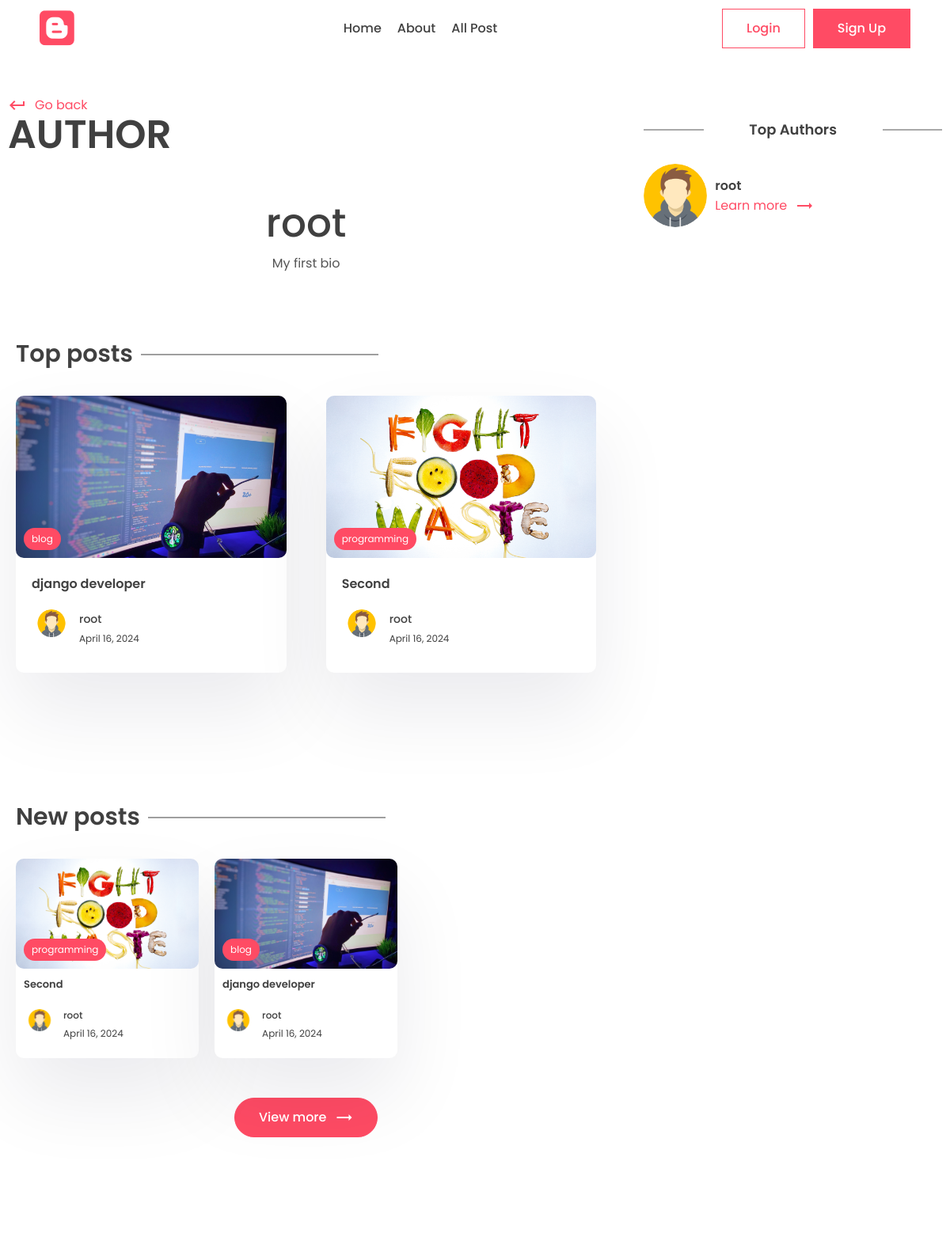
The app's page /Author/root/ (upper part), older data.
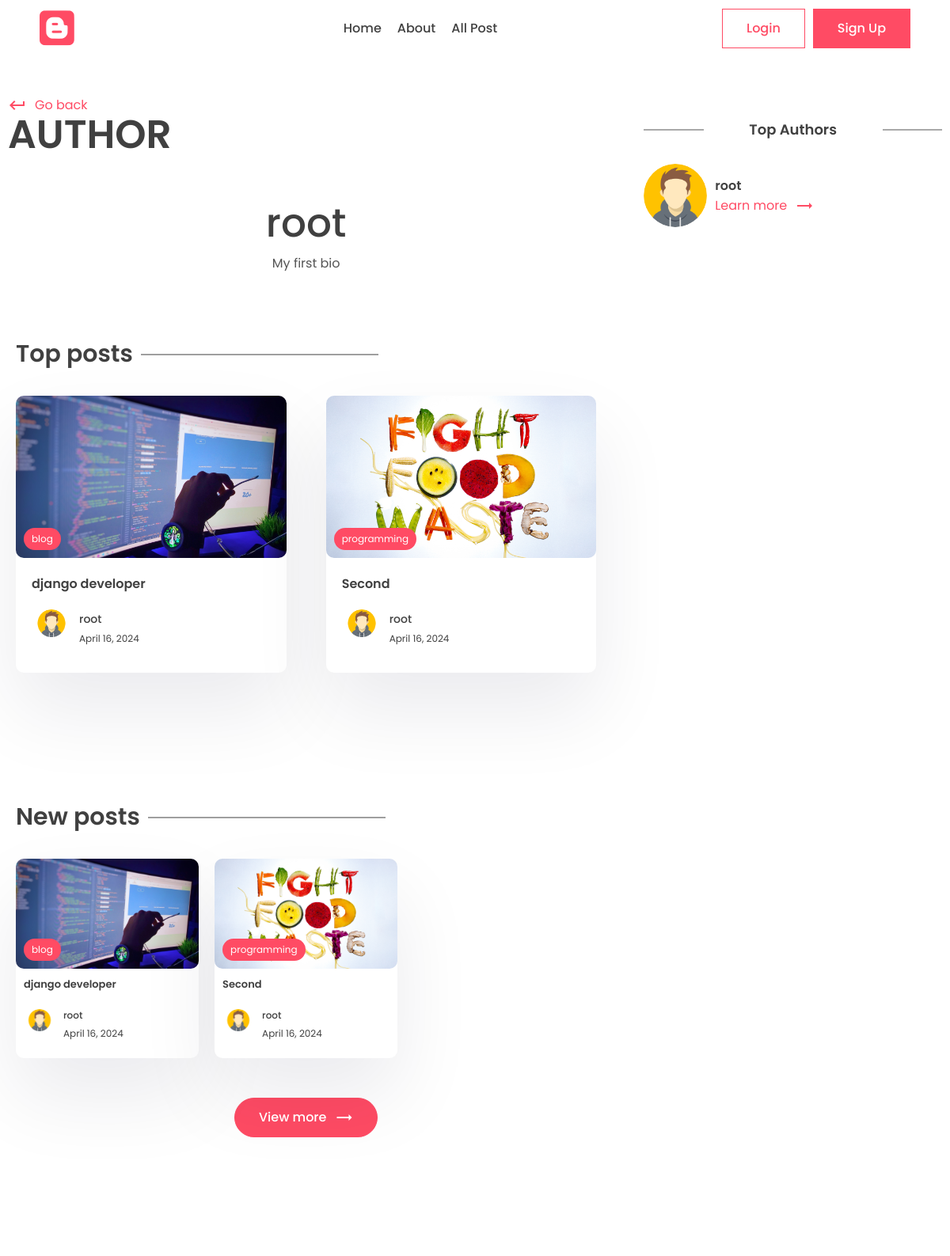
The same page, newer data.
### home/models.py (models this page shows, shortened)
class Profile(models.Model):
    user = models.OneToOneField(User, on_delete=models.CASCADE)
    image = models.ImageField(upload_to='images/', null=True, blank=True)
    slug = models.SlugField(max_length=200, unique=True)
    bio = models.CharField(max_length=200)

class Post(models.Model):
    title = models.CharField(max_length=100)
    content = models.TextField()
    image = models.ImageField(upload_to='images/')
    slug = models.SlugField(max_length=100)
    tag = models.ManyToManyField('Tag', blank=True, related_name='post')
    created_at = models.DateTimeField(auto_now_add=True)
    updated_at = models.DateTimeField(auto_now=True)
    view_count = models.IntegerField(null=True, blank=True)
    is_featured = models.BooleanField(default=False)
    author = models.ForeignKey(User, on_delete=models.CASCADE, related_name='posts', blank=True, null=True)

class Tag(models.Model):
    name = models.CharField(max_length=100, unique=True)
    description = models.TextField()
    slug = models.SlugField(max_length=100, unique=True)

### home/views.py (the view)
# urls.py: path('Author/<slug:slug>/', views.AuthorView.as_view(), name='author'),
class AuthorView(View):
    template_name = 'home/author.html'
    def setup(self, request, *args, **kwargs):
        posts = Post.objects.all()
        self.profile = Profile.objects.get(slug=kwargs['slug'])
        self.new_posts = posts.filter(author=self.profile.user).order_by('-updated_at')[0:2]
        self.top_posts = posts.filter(author=self.profile.user).order_by('-view_count')[0:2]
        super().setup(request, *args, **kwargs)
    def get(self, request, *args, **kwargs):
        top_authors = User.objects.annotate(number=Count('posts')).order_by('number')
        context = {
            'profile':self.profile,
            'top_posts':self.top_posts,
            'new_posts':self.new_posts,
            'top_authors':top_authors
        }
        return render(request, self.template_name, context)

### home/context_processors.py (called while the page is built)
def WebsiteMeta_context(request):
    website_info = None
    if WebsiteMeta.objects.all().exists():
        webiste_info = WebsiteMeta.objects.all()[0]
    return {'website_info':webiste_info}

### home/templates/home/author.html (shortened to what this page needs)
{% extends 'index.html' %}
{% load static %}
{% block content %}
    <main style="padding-top: 70px;">
        <div class="container">
            <div class="layout">
                <div class="left">
                    <div class="page-top">
                        <div class="top flex">
                            <div class="page-name">
                                <a href="#" class="learn">
                                    <span class="material-icons"> keyboard_return </span> Go
                                    back
                                </a>
                                <h1>Author</h1>
                            </div>
                        </div>
                    </div>
                    <center>
                        <div class="typo">
                            <h1 class="title">{{ profile.user.first_name }}</h1>
                            <p>
                                {{ profile.bio }}
                            </p>
                        </div>
                    </center>
                    <section class="sp">
                        <div class="container">
                            <h1 class="sec-title">Top posts</h1>
                            <div class="grid-2 blog">
                                {% for post in top_posts %}
                                    <a href="{% url 'home:post_detail' post.slug %}">
                                        <div class="card">
                                            <div class="post-img">
                                                <img src="{{ post.image.url }}" alt="">
                                                <div class="tag">{{ post.tag.all.0.name }}</div>
                                            </div>
                                            <div class="card-content">
                                                <h3>
                                                    {{ post.title }}
                                                </h3>
                                                <div class="author">
                                                    <div class="profile-pic">
                                                        <img src="{{ profile.image.url }}" alt="">
                                                    </div>
                                                    <div class="details">
                                                        <p>{{ profile.user }}</p>
                                                        <small>{{ post.updated_at|date }}</small>
                                                    </div>
                                                </div>
                                            </div>
                                        </div>
                                    </a>
                                {% empty %}
                                    <p>Nothing to show here</p>
                                {% endfor %}
                            </div>
                        </div>
                    </section>
                    <section class="sp">
                        <div class="container">
                            <h1 class="sec-title">New posts</h1>
                            <div class="grid-3 blog-grid">
                                {% for post in new_posts %}
                                    <a href="{% url 'home:post_detail' post.slug %}">
                                        <div class="card">
                                            <div class="post-img">
                                                <img src="{{ post.image.url }}" alt="">
                                                <div class="tag">{{ post.tag.all.0.name }}</div>
                                            </div>
                                            <div class="card-content">
                                                <h3>
                                                    {{ post.title }}
                                                </h3>
                                                <div class="author">
                                                    <div class="profile-pic">
                                                        <img src="{{ profile.image.url }}" alt="">
                                                    </div>
                                                    <div class="details">
                                                        <p>{{ profile.user }}</p>
                                                        <small>{{ post.updated_at|date }}</small>
                                                    </div>
                                                </div>
                                            </div>
                                        </div>
                                    </a>
                                {% empty %}
                                    <p>Nothing to show here</p>
                                {% endfor %}
                            </div>
                            <center>
                                <button class="btn btn-primary rounded view">
                                    View more
                                    <span class="material-icons"> trending_flat </span>
                                </button>
                            </center>
                        </div>
                    </section>
                </div>
                <div class="right">
                    <div class="block">
                        <h2 class="title2">Top Authors</h2>
                        {% for author in top_authors %}
                            <div class="recent-post other-author">
                                <div class="rounded-img">
                                    <img src="{{ author.profile.image.url }}" alt="">
                                </div>
                                <div class="recent-content">
                                    <h3>
                                        {{ author.first_name }}
                                    </h3>
                                    <a class="learn" href="{% url 'home:author' author.profile.slug %}">Learn more
                                        <span class="material-icons"> trending_flat </span></a>
                                </div>
                            </div>
                        {% endfor %}
                    </div>
                </div>
            </div>
        </div>
    </main>
{% endblock %}

### templates/index.html (shortened to what this page needs)
{% load static %}
<!DOCTYPE html>
<html lang="en">
<head>
     {% include 'inc/head_tag.html' %}
</head>
<body>
    <header>
        {% include 'inc/header.html' %}
    </header>
    {% block content %}{% endblock %}
    <footer>
    </footer>
</body>
</html>

### templates/inc/head_tag.html (shortened to what this page needs)
{% load static %}
<link rel="stylesheet" href="{% static 'css/style.css' %}"/>
<link
        rel="stylesheet"
        href="https://unicons.iconscout.com/release/v2.1.6/css/unicons.css"
/>
<link
        rel="stylesheet"
        href="https://cdnjs.cloudflare.com/ajax/libs/font-awesome/6.1.1/css/all.min.css"
/>

### templates/inc/header.html (shortened to what this page needs)
{% load static %}
<div class="container container-fluid">
    <a href="{% url 'home:home' %}" class="logo">
        <i class="fa-brands fa-blogger"></i>
    </a>
    <div class="links">
        <a href="{% url 'home:home' %}">Home</a>
        <a href="{% url 'home:about' %}">About</a>
        <a href="{% url 'home:all_post' %}">All Post</a>
    </div>
    <div class="action-btn">
        <a href="pages/login.html"
        >
            <button class="btn btn-scoundary">Login</button>
        </a
        >
        <a href="pages/signup.html">
            <button class="btn btn-primary">Sign Up</button>
        </a
        >
    </div>
</div>

### templates/inc/footer.html (shortened to what this page needs)
{% load static %}

### templates/inc/scripts.html (shortened to what this page needs)
{% load static %}

Row changes from the older to the newer data that the page shows:
changed Post "django developer": moves up the list
